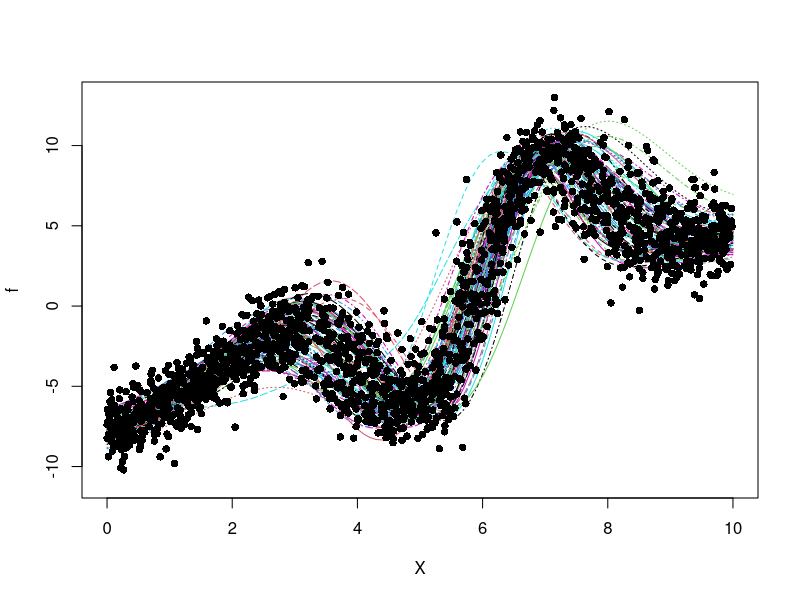
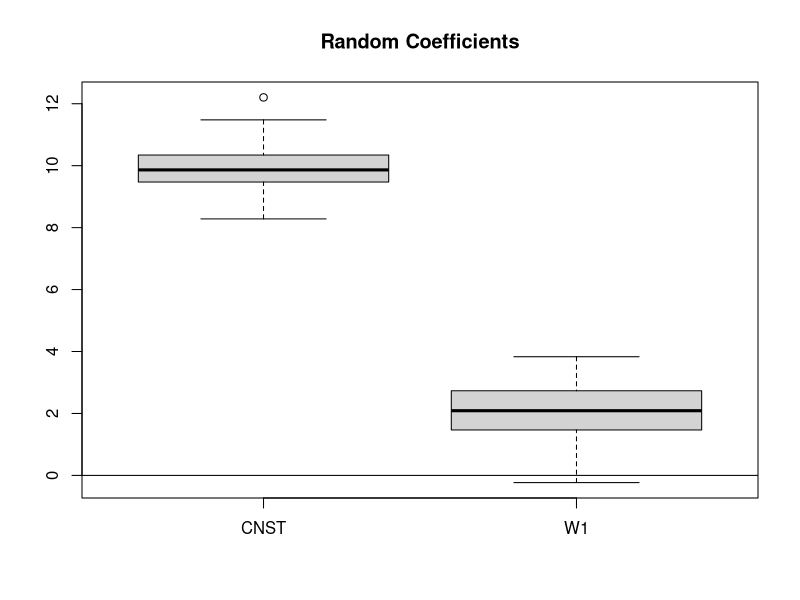
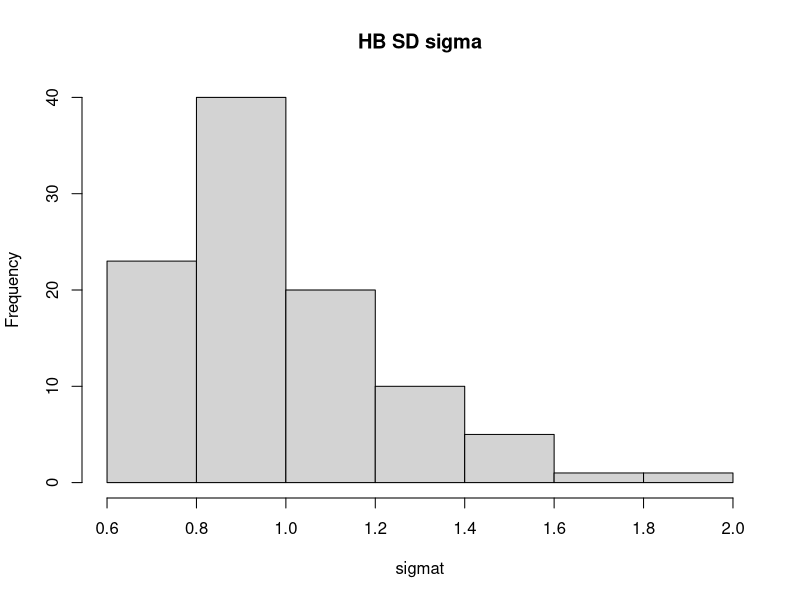

Generate these figures, in order, with R:
#-------------------------------------------------------------------------------
#   Generate HB Data
#   Search "Getf" for function specification
#   Lower-level model
#      Observation i from group j
#         Y_ij       = v_ij*alpha + w_ij*beta_j + f_j(x_ij) + epslion_ij
#         epsilon_ij ~ N(0,sigma^2) or N(0,sigma_j^2)
#         alpha is fixed effect, beta_j is random effect
#   Upper-level 
#      HB Model for beta_j
#         beta_j     = Phi'z_j + delta_j  were delta_j ~ N(0,Lambda)
#      HB Error variance 
#         sigma_j^2 ~ IG(sigma2_alpha/2,sigma2_beta/2)
#
#-------------------------------------------------------------------------------
#-------------------------------------------------------------------------------
library(rstudioapi)
setwd(dirname(getActiveDocumentContext()$path))
outfile      ="HB"

iflagHBsigma = 1    # 1 for HB model.
iflagACE     = 0    # 1 for ACE errors
iflagCenter  = 1    # 1 for int f = 0 and 0 for f(0) = 0

ntot         = 2000  # Total number of observations
ngroups      = 100   # Number of groups


nparv       = 1      # Number of v variables: nparv = 0 if no fixed effects
nparw       = 2      # number of W variables, including the intercept
nparz       = 1      # number of z varibables, including constant

xmin        = 0             # Minimum value for x
xmax        = 10            # Maximum value for x
nint        = 100           # Number of grid points


# Generate error variance sigma: homogeneous or heterogeneous model
sigmat  = 1
if(iflagHBsigma == 1){
  # HB error variance
  # sigma_j^2 is IG(alpha/2,beta/2)
  sigma2_mu     = sigmat^2           # Mean of sigma2
  sigma2_v2     = sigma2_mu/4        # Variance of sigma2
  sigma2_alphat = 2*(sigma2_mu^2/sigma2_v2 + 1)
  sigma2_betat  = 2*sigma2_mu*(sigma2_alphat/2 -1 )
  sigma2t       = sigma2_betat/(2*rgamma(ngroups,shape=sigma2_alphat/2,rate=1))
  sigmat        = sqrt(sigma2t)     # error std dev
}

# tau_k^2 ~ IG(tau2_r/2, tau2_s/2)
tau2_mu    = 9     # Mean
tau2_sd    = 2     # Standard deviation
tau2_r     = 2*(2+(tau2_mu/tau2_sd)^2)
tau2_s     = (tau2_r-4)*tau2_mu

#---------------------------------------------------
# MakeHBPointer
#    Make a pointer into the matrics for groups
#    Input
#        id   = identifies groups
#    Output
#        nobs = number of observations in each group
#        iptd = list of pointers into group
#        id_beta = indices to expaned beta to match wdata
#    Useage
#        xj   = xdata[iptd[[j]],]  gives you the x data for group j
#        Compute wdata_j*beta_j for each group
#        wdata*beta = matrix(apply(wdata*bpar[id_beta,],1,sum))
#    Call
#        outpt = MakeHBPointer(id)
#---------------------------------------------------
MakeHBPointer <- function(id){
  uid = sort(unique(id))   # unique populations
  ng  = length(uid)        # number of unique groups
  
  # id_group may not be sequential from 1 ... ngroups
  # Need an index to get correct betam
  
  nobs = matrix(0,ng,1)          # number of observations in each group
  id_beta  = matrix(0,ng,1)      # match rows of beta to wdata
  for(j in 1:ng){                # loop over groups
    jrow = which(id == uid[j])   # identify rows for group j
    nj   = length(jrow)          # Number of observations in group j
    id_beta[jrow] = matrix(j,nj,1)
    
    nobs[j] = length(jrow)       # number of observations in group j
    if(j == 1){
      iptd = list(jrow)          # start the list iptd
    }else{
      iptd[[j]] = jrow           # add new member to list
    }
  }  # end loop over groups
  return(list("nobs"=nobs,"iptd"=iptd,"id_beta"=id_beta))
}  # End MakeHBPointer
#---------------------------------------------------

#-----------------------------------------------------
# TrapInt does trapidzoid integration
# Int f(x)*dx = xdelta*(f1/2 + f2 + ... + fn-1 + fn/2)
#-----------------------------------------------------
trapint <- function(f,xdelta){
  nr = length(f)
  a  = sum(f)
  a  = a - (f[1] + f[nr])/2
  return(a*xdelta)
}


#----------------------------------------------------------
# CumTrap computes cumulative integral of function
# int_a^x f(s)ds over a grid of points a, a+delta, a+2*delta, ..., b
# INPUT
#   f     = function on grid
#   delta = size of grid interval
# OUTPUT
#   fcum  = cumulative function corresonpding to f
#----------------------------------------------------------
CumTrap = function(f,delta){
  nr    = nrow(f)
  fcum	= cumsum(f[1:nr-1]) + cumsum(f[2:nr])
  fcum	= fcum*delta/2
  fcum	= matrix(c(0,fcum),nr,1)
  return(fcum)
}  # End Cumtrap 
#----------------------------------------------------------

# Make groups for HB
nobs     = floor(ntot/ngroups)
ntot     = nobs*ngroups
id_group = matrix(1:ngroups) %x% matrix(1,nobs,1)

uid         = sort(unique(id_group))
if(ngroups != length(uid)) print("Something wrong with HB groups")
# Lists to extract group data
idout       = MakeHBPointer(id_group)   # Pointers into groups
nobs        = idout$nobs                # Vector: number of observations in each group
iptHB       = idout$iptd                # xj  = xdata[[iptHB[j]]] = observations in group j
id_beta     = idout$id_beta             # wdata*beta = matrix(apply(wdata*betat[id_beta,],1,sum))

# Got fixed effects
if(nparv>0){
  # Generate v data
  vdata            = matrix(rnorm(ntot*nparv),ntot,nparv)
  vnames           = paste("V",1:nparv,sep="")
  colnames(vdata)  = vnames
  alphat           = matrix(floor(2+.5*rnorm(nparv)*1000)/1000)
  alphat[1]        = -1
  rownames(alphat) = vnames
  valphat          = vdata %*% alphat
}else{
  valphat          = NULL
  alphat           = NULL
  vdata            = NULL
  vnames           = "Error!"
}


# Generate Z data
zdata           = matrix(1,ngroups,nparz)
znames          = "CNST"
if(nparz>1){
  zdata[,2:nparz] = rnorm(ngroups*(nparz-1))
  zk              = paste("Z",1:(nparz-1),sep="")
  znames          = c(znames,zk)
}


colnames(zdata) = znames

# Generate Wdata 
wdata    = matrix(1,ntot,nparw)
if(nparw>1){
  for(j in 1:(nparw-1)){
    wdata[,(j+1)] = rnorm(ntot)
    wnames    = paste("W",1:(nparw-1),sep="")
    wnames    = c("CNST",wnames)
    colnames(wdata) = wnames
  }
}else{
  wnames           = "CNST"
  colnames(wdata) = wnames
}


#-----------------------------------------------------------
# Upper level model for random effects beta_j
# beta_j = phi'z_j + delta_j and delta_j ~ N(0,lambda)
phit = 2 + .5*rnorm(nparw*nparz)
phit = floor(phit*100)/100
phit = matrix(phit,nparz,nparw)
phit[1,1]  = 10
phit[1,2]  = 2

colnames(phit)  = wnames
row.names(phit) = znames
# Generate error variance
lamb0      = .5    # base variance
if(nparw==1){
  lambdat   = lamb0
  lambdat12 = sqrt(lambdat)
}else{
  v        = (lamb0 + (lamb0/2)*runif(nparw))
  lambdat  = diag(v)
  lambdat12 = chol(lambdat)  # Upper diagonal: t(lambdat12)  %*% lambdat12 = lambdat
  colnames(lambdat) = wnames
}


# Generate beta
berrors = matrix(rnorm(ngroups*nparw),ngroups,nparw) %*% lambdat12
betat   = zdata%*%phit + berrors
colnames(betat) = wnames

# ACE correlations
rhoallt = matrix(0,ngroups,1)
if(iflagACE == 1)  rhoallt =  matrix(rbeta(ngroups,30,20))  # Correlation parameters


# Generate X data on [xmin, xmax]
xdata     = matrix(runif(ntot,xmin,xmax))

#-----------------------------------------------------
# Grid on [xmim,xmax] for plotting functions
# Also, grid for numerical integration
xdelta = (xmax-xmin)/nint
xgrid  = seq(xmin,xmax,xdelta)
xgrid  = matrix(xgrid,nint+1,1)
xrange = xmax-xmin
xmid   = (xmin+xmax)/2
zgrid  = (xgrid-xmid)/xrange  # Standardized

#------------------------------------------------------
# Locate indices that define data (x1,x2)
#   Instead of computing f(x_i) at observations,
#   find where x_i falls in xgrid and use fxgrid
#   Find location of xdata in xgrid
#   xgrid[xinx[i,1]] <= xi <= xgrid[xinx[i,2]]
#------------------------------------------------------
xinx  =  matrix(0,ntot,2)
xover  = matrix(0,ntot,1)   # Relative excess over grid
# Loop over observations
for(i in 1:ntot){  
  xi   = xdata[i]
  idx   = which(xi == xgrid)  # Is it exactly on xgrid?
  if(length(idx) > 0 ){
    xinx[i,1]  = idx
    xinx[i,2]  = idx
    xover[i]   = 0 
  }else{
    idx    = max(which(xi > xgrid))
    xinx[i,1]  = idx
    xinx[i,2]  = idx+1
    xover[i]   = (xi - xgrid[idx])/(xdelta)
  }
} # End loop over observations for xinx and xover

#--------------------------------------------
# Compute true f. Comment or uncomment lines
#--------------------------------------------
Getf = function(x,fpars){
  
  #----------------------------------------------------
  # Multimodal: linear + normal + linear*normal
  #----------------------------------------------------
  f = fpars$b1 *(x) +
    fpars$b2*dnorm(x,fpars$b3,fpars$b4) +
    fpars$b5*(x-fpars$b8)*dnorm(x,fpars$b6,fpars$b7)
  
    
  return(f)
}
b10 = 1.2
b20 = 10
b30 = 3
b40 = 1
#-----------------------
b50 = 30
b60 = 6
b70 = 1
b80 = b60-b70/4
fpars    = list(b1=b10,b2=b20,b3=b30,b4=b40,b5=b50,b6=b60,b7=b70,b8=b80)
f0xgridt = Getf(xgrid,fpars)
# Make \int f = 0
if(iflagCenter==1){
  c = trapint(f0xgridt,xdelta)
  f0xgridt = f0xgridt - c/xrange
}


#----------------------------------------------
# Generate group-level functions
#----------------------------------------------
fxgridt     = matrix(0,nint+1,ngroups)
fxgridb0t   = fxgridt
fxdatat     = matrix(0,ntot,1)
for(j in 1:ngroups){
  xj = xdata[iptHB[[j]]]       # xdata for group j
  # Perturb coefficients b0 with random errros
  b1 = rnorm(1,b10,.1)
  b2 = rnorm(1,b20,.5)
  b3 = rnorm(1,b30,.25)
  b4 = runif(1,.8*b40,1.5*b40)
  #-----------------------
  b5 = rnorm(1,b50,2)
  b6 = rnorm(1,b60,.25)
  b7 = runif(1,.8*b70,1.5*b70)
  b8 = b6-b7/4
  fpars = list(b1=b1,b2=b2,b3=b3,b4=b4,b5=b5,b6=b6,b7=b7,b8=b8)
  fxj   = Getf(xgrid,fpars)    # Function on grid
  fxjd  = Getf(xj,fpars)       # Function on xdata for group j
  # Make \int f = 0
  if(iflagCenter==1){
    c    = trapint(fxj,xdelta)
    fxj  = fxj  - c/xrange
    fxjd = fxjd - c/xrange
  }
  fxgridt[,j]         = fxj
  fxdatat[iptHB[[j]]] = fxjd
}  # End get fj for each group

#---------------------------------------------------------
# Reset f0 to mean of fj
f0xgridt = apply(fxgridt,1,mean)   

#----------------------------------------------
# Compute Wi*beta_i
wbetat = matrix(apply(wdata*betat[id_beta,],1,sum)) 
# Get errors
rerr   = matrix(0,ntot,1)      # Random error for each group
for(j in 1:ngroups){ # Loop over populations
  nj  = nobs[j]
  if(iflagHBsigma == 0){
    sigj = sigmat
  }else{
    sigj = sigmat[j]
  }
  # Normal errors
  e0j = sigj*rnorm(nj)
  errj = e0j
  if(iflagACE == 1){
    rhoj     = rhoallt[j]
    errj[1]  = e0j[1]/sqrt(1-rhoj^2)    # Stationary starting value
    for(k in 2:nj) errj[k] = e0j[k] + rhoj*errj[k-1] # AR errors
  }
  rerr[iptHB[[j]]] = errj
} # End generate errors

#-------------------------------------------------
# Generate Y
ym     = valphat + wbetat + fxdatat  # mean of Y
ydata  = ym +  rerr 
yresid = ydata - valphat - wbetat   # Parametric residuals for plotting

# Plot curves and residuals
ymin  = floor(min(c(f0xgridt,fxgridt,yresid)))
ymax  = ceiling(max(c(f0xgridt,fxgridt,yresid)))
matplot(xgrid,cbind(f0xgridt,fxgridt),type="l",ylim=c(ymin,ymax),
        xlab="X",ylab="f")
points(xdata,yresid,pch=16)


boxplot(betat,main="Random Coefficients")
abline(h=0)
if(iflagHBsigma == 1) hist(sigmat,main="HB SD sigma")
if(iflagACE == 1)  hist(rhoallt,main="Auto-correlation rho")


colnames(ydata) = "Y"
colnames(xdata) = "X"
colnames(wdata) = wnames
colnames(zdata) = znames




# Save model information used in estimation
save(
  iflagHBsigma, # 1 for HB sigma2 and 0 for homo sigma2
  iflagCenter,  # 1 for center f
  iflagACE,     # 1 for ACE errors
  nparv,        # number of fixed coefficients
  nparw,        # number of random coefficients
  nparz,        # number of upper level covariates
  xmin,         # minimum of range for X
  xmax,         # maximum of range for X
  xrange,       # range of the data
  xdelta,       # dx
  nint,         # number of grid points
  xgrid,        # grid for plotting f(x)
  file=paste(outfile,"_model_pars.Rdata",sep="")
)

# Save model parameters
save(
  fxgridt,
  f0xgridt,
  alphat,
  betat,
  sigmat,
  rhoallt,
  phit,
  lambdat,
  file=paste(outfile,"_true_pars.Rdata",sep="")
)
# save data
save(ydata,xdata,vdata,wdata,zdata,id_group,
     file=paste(outfile,"_data.Rdata",sep=""))
# NOTE: wdata and zdata includes a column of ones
